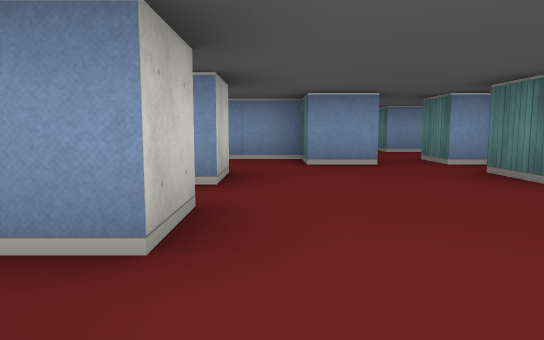
view 1 (above)

24 first-person views from a walk through a cub3D maze. The camera is about half as high as the walls, tilts 6° down and sees 70° across. The floor is counted in squares. Each view is taken from the middle of a square. On the plan, view 1 faces up. The plan holds only what a view shows up to about 9 squares ahead; the rest is blank.

view 2
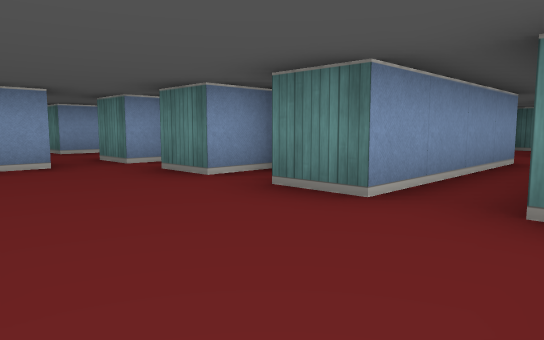

view 3
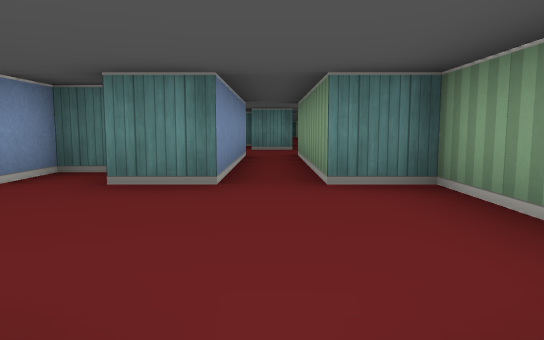

view 4
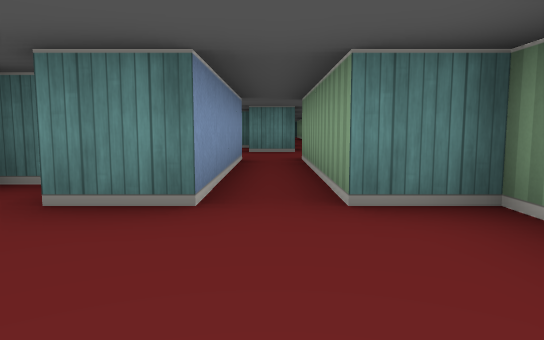

view 5
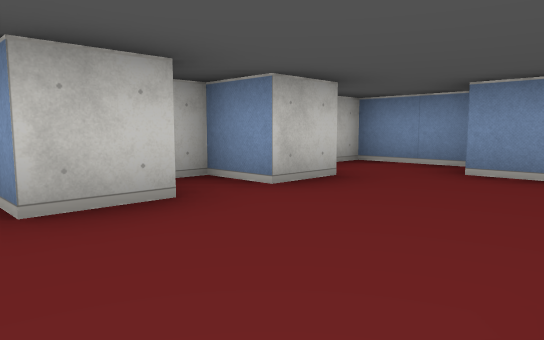

view 6
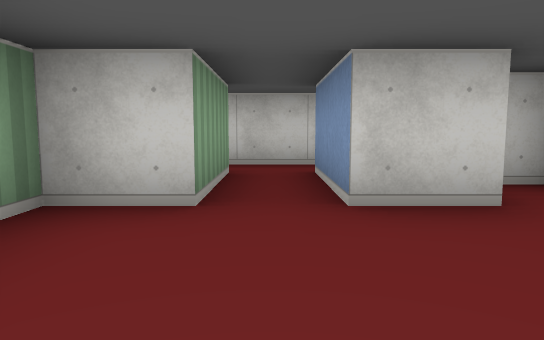

view 7
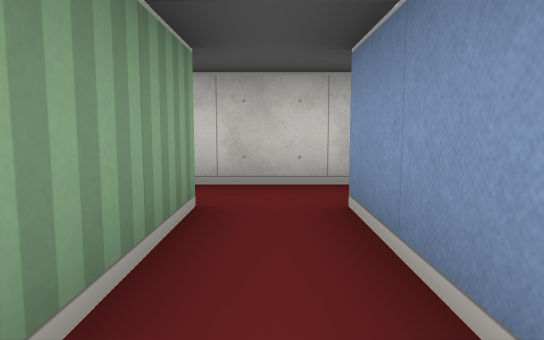

view 8
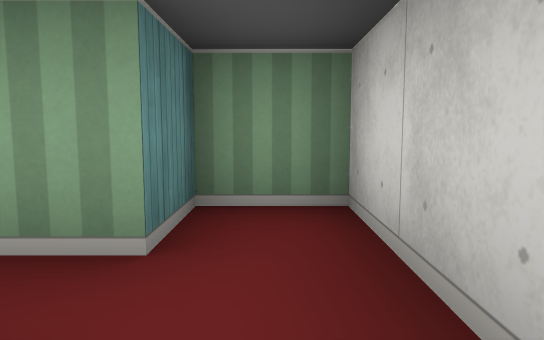

view 9
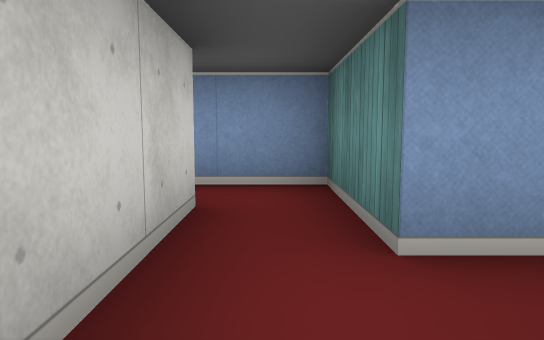

view 10
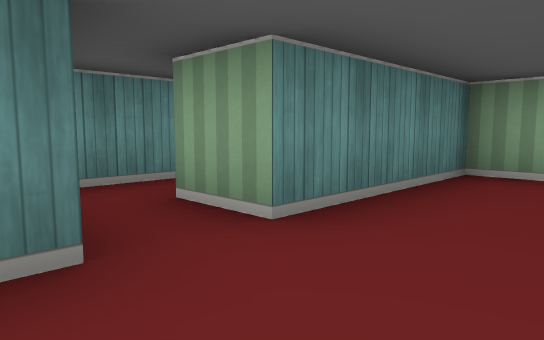

view 11
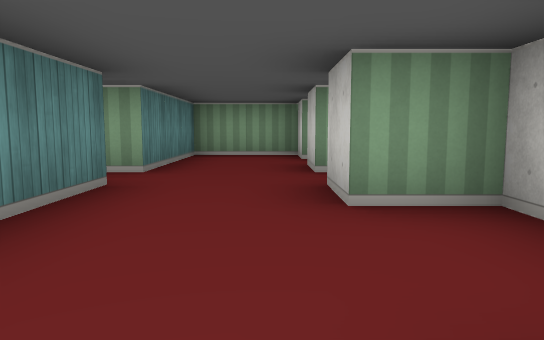

view 12
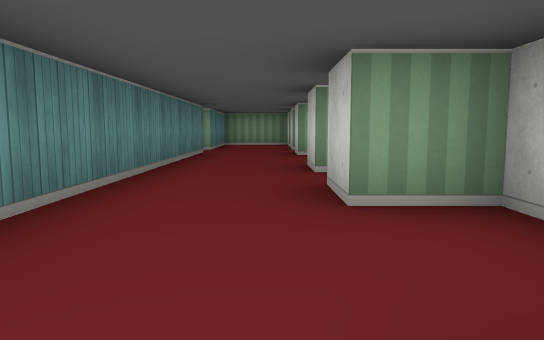

view 13
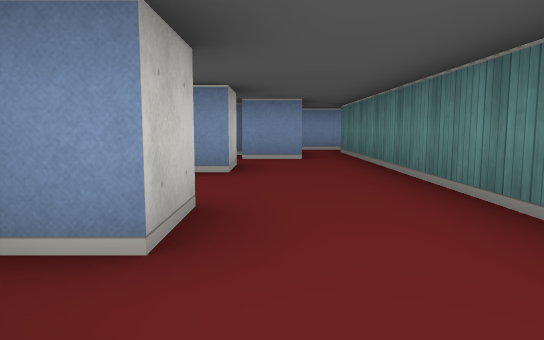

view 14
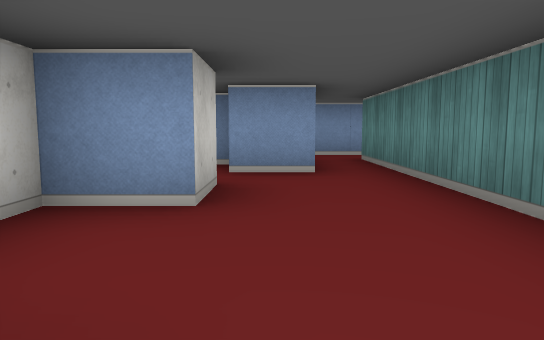

view 15
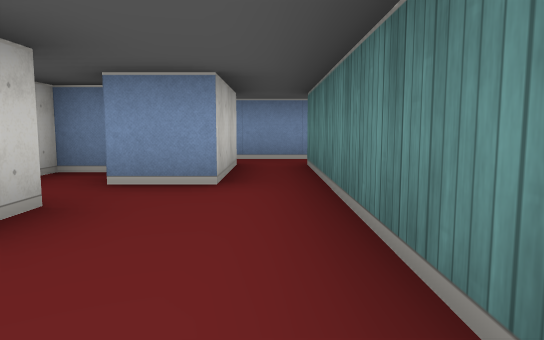

view 16
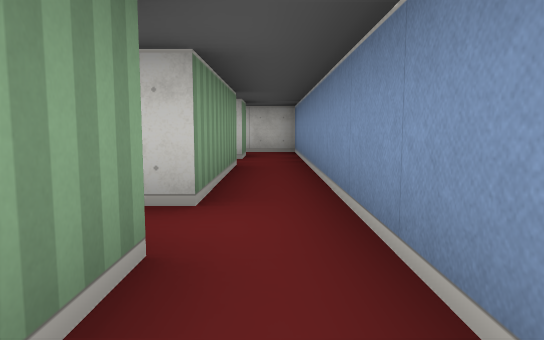

view 17
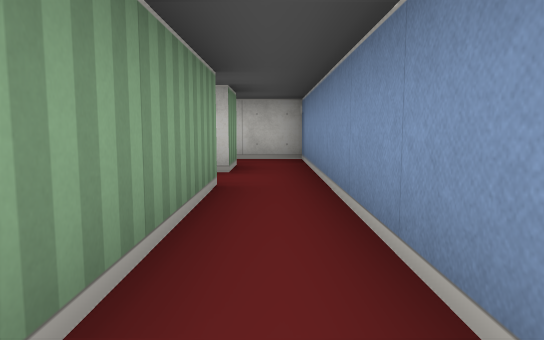

view 18
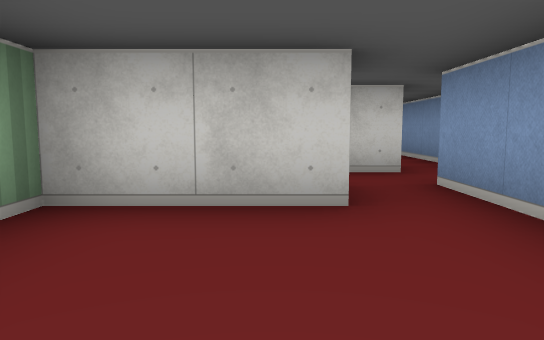

view 19
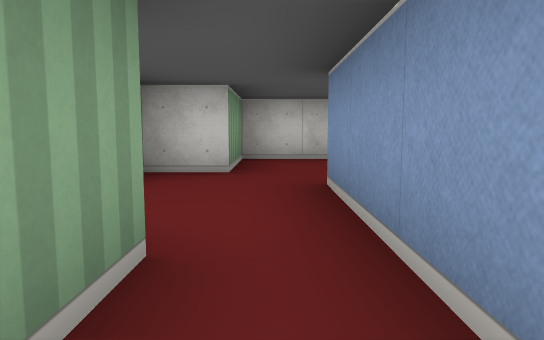

view 20
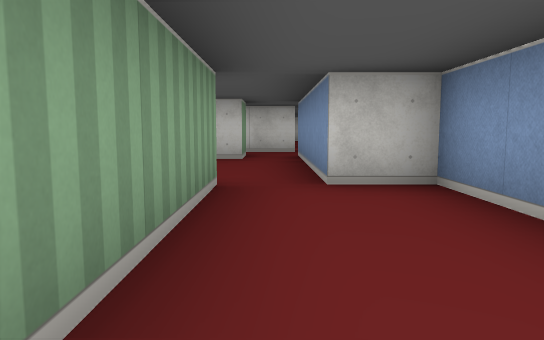

view 21
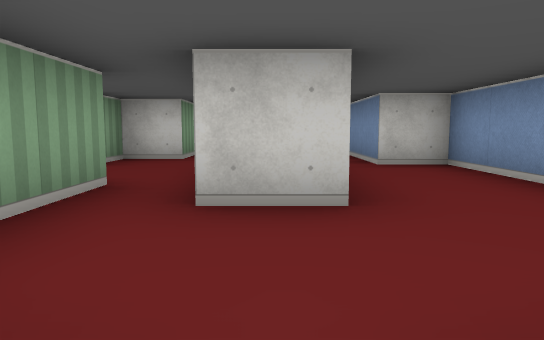

view 22
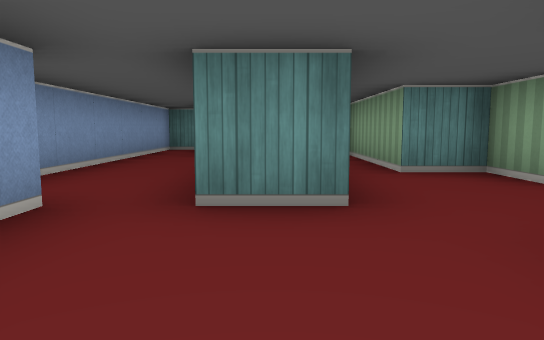

view 23
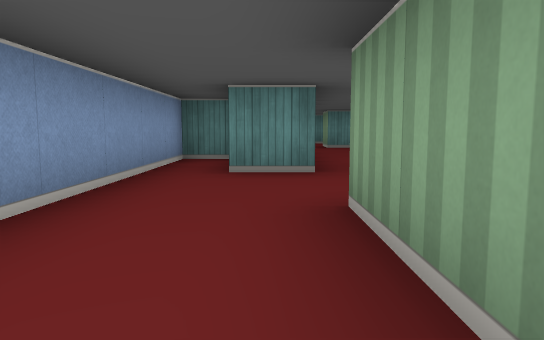

view 24
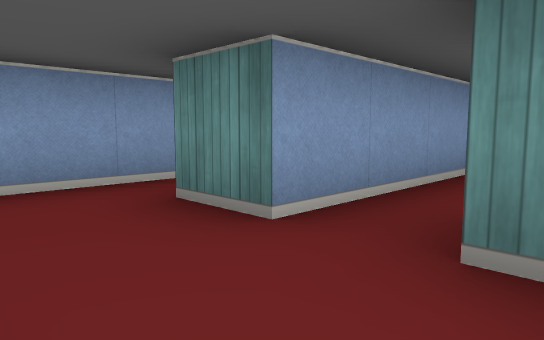

### Floor plan
Points are (right, up) in squares from view 1. A wall is a line through its corners. A room is listed if a view was taken in it or the views show most of it. See-through windows are left out.
Room 1 (views 1, 2, 3, 4, 5, 6, 7)
walls: (-0.5, 2.6) (-0.5, 1.5) (-2.5, 1.5); (-0.5, 4.6) (-0.5, 3.5) (-1.5, 3.5) (-1.5, 3); (3.5, 2.9) (3.5, 3.5) (2.5, 3.5) (2.5, 4.5); (1.6, 5.5) (0.5, 5.5) (0.5, 6.5) (-1.5, 6.5) (-1.5, 5.9); (3.1, 5.5) (2.5, 5.5); (-2.5, 0.5) (-0.5, 0.5) (-0.5, -0.5) (2.5, -0.5) (2.5, 0.5) (6.5, 0.5); (6.5, 1.5) (2.5, 1.5) (2.5, 2.5)
ways out: opening at (-1.5, 1) to room 3; opening at (2, 6); opening at (7, 1)
Room 2 (view 8)
walls: (-3.5, 2.5) (-3.5, 1.5); (-2.5, 1.5) (-2.5, 3.5) (-3.8, 3.5)
ways out: opening at (-3, 2) to room 3; opening at (-4, 3) to room 4
Room 3 (view 9)
walls: (-3.5, 1.5) (-3.5, -0.5) (-2.5, -0.5) (-2.5, 0.5)
ways out: opening at (-1.5, 1) to room 1; opening at (-3, 2) to room 2
Room 4 (views 10, 11, 12, 13, 14, 15)
walls: (-6.5, 7.5) (-6.5, 6.5); (-7.5, 5) (-7.5, 4.5) (-6.5, 4.5) (-6.5, 3.5); (-6.5, 12.5) (-6.5, 11.5) (-7.5, 11.5) (-7.5, 9.5) (-6.5, 9.5) (-6.5, 8.5) (-7.1, 8.5); (-4.5, 3.4) (-4.5, 13.5); (-6.5, 2.5) (-6.5, 1.5); (-5.5, 13.5) (-6.5, 13.5); (-6.5, 14.5) (-7.5, 14.5); (-4.5, 1.5) (-4.5, 2.5) (-3.5, 2.5)
ways out: opening at (-4, 3) to room 2; opening at (-5, 14.5) to room 6; opening at (-5.5, 2) to room 9
Room 5 (view 16)
walls: (-2.4, 14.5) (-1.5, 14.5); (-4.5, 15.5) (-3.5, 15.5) (-3.5, 14.4); (-1.5, 15.5) (-2.5, 15.5); (-3.6, 16.5) (-4.6, 16.5)
ways out: opening at (-4, 16) to room 6; opening at (-2, 15) to room 7
Room 6 (view 17)
walls: (-8.5, 15.5) (-5.5, 15.5) (-5.5, 13.5); (-10.5, 15.5) (-9.5, 15.5); (-4.6, 16.5) (-11.5, 16.5) (-11.5, 15.4); (-4.5, 13.5) (-4.5, 15.5)
ways out: opening at (-5, 14.5) to room 4; opening at (-4, 16) to room 5; opening at (-9, 14.5)
Room 7 (views 18, 22)
walls: (2.5, 11.5) (3.5, 11.5) (3.5, 12.5) (4.5, 12.5); (1.5, 15.5) (-1.5, 15.5); (-1.5, 14.5) (-1.5, 12.5) (0.5, 12.5) (0.5, 11.5) (1.2, 11.5); (4.5, 13.5) (1.5, 13.5) (1.5, 14.5)
ways out: opening at (-2, 15) to room 5; opening at (3.5, 14) to room 8
Room 8 (views 19, 20, 21, 23, 24)
walls: (4.5, 12.5) (6.5, 12.5); (7.5, 14.5) (6.5, 14.5) (6.5, 15.5); (1.5, 14.5) (4.5, 14.5) (4.5, 13.5); (8.5, 15.6) (8.5, 16.5) (1.5, 16.5) (1.5, 15.5)
ways out: opening at (3.5, 14) to room 7; opening at (7, 14)
Room 9 (no view inside)
walls: (-6.5, 0.4) (-6.5, -0.5) (-4.5, -0.5) (-4.5, 1.5)
ways out: opening at (-5.5, 2) to room 4; opening at (-7.5, 1)

Positions as (right, up) in squares from view 1, and headings:
1: (0, 0), facing up
2: (0, 0), facing up-right
3: (-1, 1), facing right
4: (0, 1), facing right
5: (2, 1), facing up-left
6: (2, 1), facing left
7: (0, 1), facing left
8: (-3, 2), facing down
9: (-3, 0), facing up
10: (-6, 4), facing down-right
11: (-6, 7), facing down
12: (-6, 12), facing down
13: (-6, 7), facing up
14: (-6, 9), facing up
15: (-5, 10), facing up
16: (-3, 16), facing left
17: (-5, 16), facing left
18: (1, 14), facing left
19: (5, 13), facing left
20: (5, 15), facing left
21: (7, 14), facing left
22: (-1, 14), facing right
23: (2, 15), facing right
24: (5, 13), facing up-right
